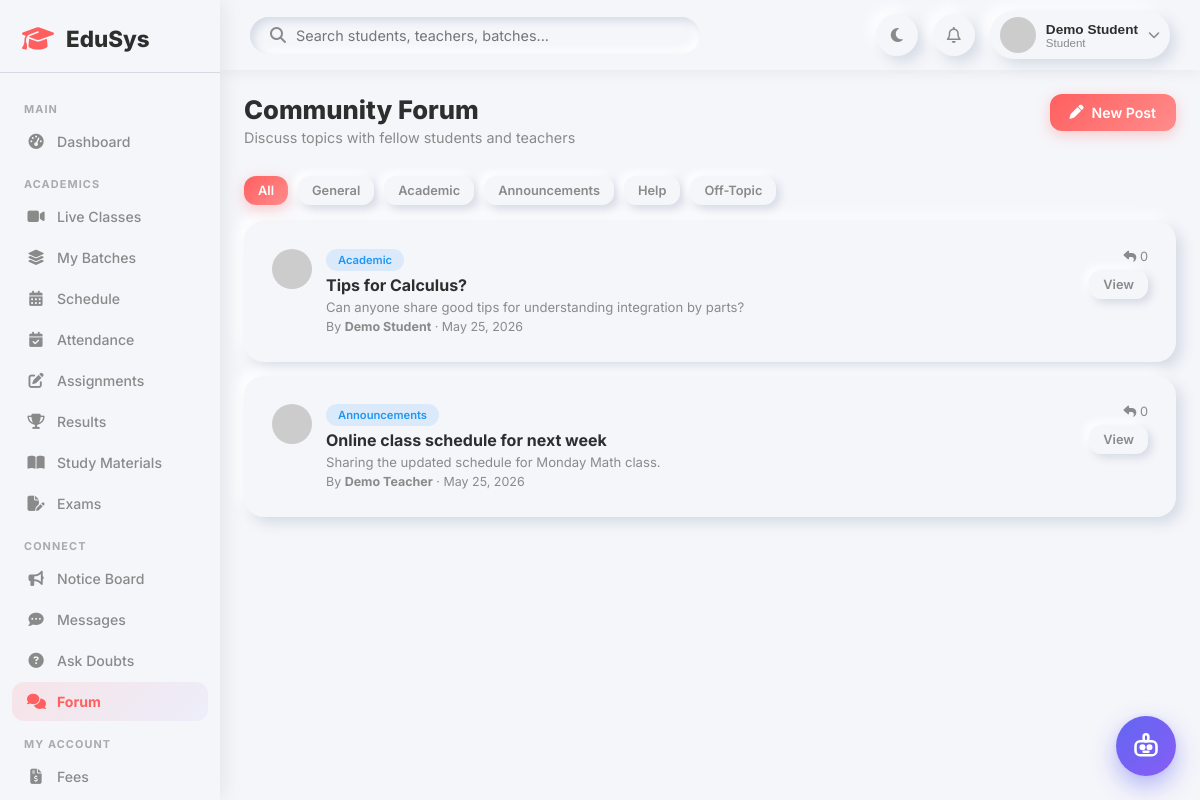
Page /student/forum.php (signed in) on the committed database.
### tables this page shows
CREATE TABLE `forum_posts` (
  `id` int(11) NOT NULL,
  `user_id` int(11) NOT NULL,
  `title` varchar(200) NOT NULL,
  `content` text NOT NULL,
  `category` varchar(100) DEFAULT 'General',
  `likes` int(11) DEFAULT 0,
  `replies_count` int(11) DEFAULT 0,
  `is_pinned` tinyint(1) DEFAULT 0,
  `created_at` timestamp NOT NULL DEFAULT current_timestamp()
);

CREATE TABLE `users` (
  `id` int(11) NOT NULL,
  `name` varchar(150) NOT NULL,
  `email` varchar(150) NOT NULL,
  `password` varchar(255) NOT NULL,
  `role` enum('admin','teacher','student') NOT NULL DEFAULT 'student',
  `avatar` varchar(255) DEFAULT NULL,
  `status` enum('active','inactive','pending') DEFAULT 'active',
  `created_at` timestamp NOT NULL DEFAULT current_timestamp(),
  `updated_at` timestamp NOT NULL DEFAULT current_timestamp() ON UPDATE current_timestamp()
);

### student/forum.php (the view, shortened to what this page needs)
<?php
require_once '../includes/header.php';
$view_post = (int)($_GET['post'] ?? 0);
$cat_f     = $_GET['cat'] ?? '';
$where     = $cat_f ? "WHERE category='" . $conn->real_escape_string($cat_f) . "'" : '';
$posts     = $conn->query("SELECT fp.*, u.name as author_name, u.role as author_role FROM forum_posts fp JOIN users u ON fp.user_id=u.id $where ORDER BY fp.is_pinned DESC, fp.created_at DESC");
$categories = ['General','Academic','Announcements','Help','Off-Topic'];
?>
<div class="page-header">
    <div><h1>Community Forum</h1><p>Discuss topics with fellow students and teachers</p></div>
    <div class="page-actions"><button class="btn btn-primary" onclick="openModal('newPostModal')"><i class="fa-solid fa-pen"></i> New Post</button></div>
</div>
<?php if ($view_post):
    $post_res = $conn->query("SELECT fp.*, u.name as author_name FROM forum_posts fp JOIN users u ON fp.user_id=u.id WHERE fp.id=$view_post");
    $post = $post_res ? $post_res->fetch_assoc() : null;
    if ($post):
    $replies = $conn->query("SELECT fr.*, u.name as author_name, u.role FROM forum_replies fr JOIN users u ON fr.user_id=u.id WHERE fr.post_id=$view_post ORDER BY fr.created_at ASC");
?>
<div class="form-card" style="margin-bottom:20px;">
    <a href="forum.php" style="color:var(--primary);text-decoration:none;font-size:0.85rem;"><i class="fa-solid fa-arrow-left"></i> Back to Forum</a>
    <h3 style="margin:16px 0 8px;"><?= htmlspecialchars($post['title']) ?></h3>
    <p style="font-size:0.82rem;color:var(--text-secondary);margin-bottom:16px;">
        <strong><?= htmlspecialchars($post['author_name']) ?></strong> · <?= date('M d, Y', strtotime($post['created_at'])) ?> · <span class="badge-pill badge-info"><?= $post['category'] ?></span>
    </p>
    <div style="padding:16px;background:var(--background);border-radius:12px;box-shadow:var(--neu-sm);font-size:0.9rem;line-height:1.7;">
        <?= nl2br(htmlspecialchars($post['content'])) ?>
    </div>
</div>
<div class="form-card" style="margin-bottom:20px;">
    <h4 style="margin-bottom:16px;"><?= $replies ? $replies->num_rows : 0 ?> Replies</h4>
    <?php if ($replies && $replies->num_rows === 0): ?>
    <p class="empty-msg">No replies yet. Be the first to reply!</p>
    <?php elseif ($replies): ?>
    <?php while ($r = $replies->fetch_assoc()): ?>
    <div style="display:flex;gap:14px;margin-bottom:16px;padding-bottom:16px;border-bottom:1px solid var(--shadow-dark);">
        <img src="https://i.pravatar.cc/36?u=<?= $r['user_id'] ?>" style="width:36px;height:36px;border-radius:50%;flex-shrink:0;">
        <div>
            <strong style="font-size:0.88rem;"><?= htmlspecialchars($r['author_name']) ?></strong>
            <span class="badge-pill badge-info" style="font-size:0.7rem;margin-left:8px;"><?= ucfirst($r['role']) ?></span>
            <small style="color:var(--text-secondary);margin-left:8px;"><?= date('M d, Y h:i A', strtotime($r['created_at'])) ?></small>
            <p style="font-size:0.87rem;margin:6px 0 0;"><?= nl2br(htmlspecialchars($r['content'])) ?></p>
        </div>
    </div>
    <?php endwhile; ?>
    <?php endif; ?>
    <form method="POST" style="margin-top:16px;">
        <input type="hidden" name="action" value="reply">
        <input type="hidden" name="post_id" value="<?= $view_post ?>">
        <div class="form-group" style="margin-bottom:12px;"><label>Your Reply</label><textarea name="reply_content" class="form-control" rows="3" required placeholder="Share your thoughts..."></textarea></div>
        <button type="submit" class="btn btn-primary"><i class="fa-solid fa-paper-plane"></i> Post Reply</button>
    </form>
</div>
<?php endif; ?>
<?php else: ?>
<div style="display:flex;gap:10px;margin-bottom:16px;flex-wrap:wrap;">
    <a href="forum.php" class="btn <?= !$cat_f ? 'btn-primary' : 'btn-outline' ?> btn-sm">All</a>
    <?php foreach ($categories as $c): ?>
    <a href="?cat=<?= urlencode($c) ?>" class="btn <?= $cat_f === $c ? 'btn-primary' : 'btn-outline' ?> btn-sm"><?= $c ?></a>
    <?php endforeach; ?>
</div>
<?php if ($posts && $posts->num_rows === 0): ?>
<div class="chart-card"><p class="empty-msg">No posts yet. Start the conversation!</p></div>
<?php elseif ($posts): ?>
<?php while ($p = $posts->fetch_assoc()): ?>
<div class="form-card" style="margin-bottom:14px;">
    <div style="display:flex;align-items:flex-start;gap:14px;">
        <img src="https://i.pravatar.cc/40?u=<?= $p['user_id'] ?>" style="width:40px;height:40px;border-radius:50%;">
        <div style="flex:1;">
            <div style="display:flex;align-items:center;gap:8px;margin-bottom:4px;flex-wrap:wrap;">
                <span class="badge-pill badge-info" style="font-size:0.7rem;"><?= $p['category'] ?></span>
            </div>
            <a href="?post=<?= $p['id'] ?>" style="font-size:1rem;font-weight:700;color:var(--text-primary);text-decoration:none;"><?= htmlspecialchars($p['title']) ?></a>
            <p style="font-size:0.82rem;color:var(--text-secondary);margin:4px 0;"><?= mb_strimwidth(htmlspecialchars($p['content']),0,120,'...') ?></p>
            <p style="font-size:0.78rem;color:var(--text-secondary);margin:0;">
                By <strong><?= htmlspecialchars($p['author_name']) ?></strong> · <?= date('M d, Y', strtotime($p['created_at'])) ?>
            </p>
        </div>
        <div style="text-align:right;flex-shrink:0;">
            <p style="font-size:0.8rem;color:var(--text-secondary);margin:0;"><i class="fa-solid fa-reply"></i> <?= $p['replies_count'] ?></p>
            <a href="?post=<?= $p['id'] ?>" class="btn btn-outline btn-sm" style="margin-top:6px;">View</a>
        </div>
    </div>
</div>
<?php endwhile; ?>
<?php endif; ?>
<?php endif; ?>
<?php require_once '../includes/footer.php'; ?>

### css/dashboard.css (style rules this page uses)
:root { --primary: #FF5F5F; --secondary: #6C63FF; --background: #F5F6FA; --text-primary: #2E2E2E; --text-secondary: #8A8A8A; --shadow-light: #ffffff; --shadow-dark: #d5dbe5; --neu: 6px 6px 14px var(--shadow-dark), -6px -6px 14px var(--shadow-light); --neu-sm: 4px 4px 8px var(--shadow-dark), -4px -4px 8px var(--shadow-light); --neu-in: inset 4px 4px 8px var(--shadow-dark), inset -4px -4px 8px var(--shadow-light); --success: #4CAF50; --danger: #FF5252; --warning: #FF9800; --info: #2196F3; --sidebar-width: 260px; }
* { margin: 0; padding: 0; box-sizing: border-box; }
body { font-family: 'Inter', sans-serif; background: var(--background); color: var(--text-primary); transition: background 0.3s, color 0.3s; }
.page-header { display: flex; justify-content: space-between; align-items: flex-start; margin-bottom: 30px; flex-wrap: wrap; gap: 15px; }
.page-header h1 { font-size: 1.6rem; font-weight: 800; }
.page-header p { color: var(--text-secondary); font-size: 0.9rem; margin-top: 4px; }
.page-actions { display: flex; gap: 12px; flex-wrap: wrap; }
.badge-pill { display: inline-block; padding: 4px 12px; border-radius: 20px; font-size: 0.75rem; font-weight: 600; }
.badge-info { background: rgba(33,150,243,0.12); color: var(--info); }
.btn { display: inline-flex; align-items: center; gap: 8px; padding: 10px 20px; border-radius: 12px; border: none; font-family: 'Inter', sans-serif; font-size: 0.88rem; font-weight: 600; cursor: pointer; transition: all 0.2s ease; text-decoration: none; }
.btn-primary { background: linear-gradient(135deg, var(--primary), #ff8c8c); color: white; box-shadow: 0 4px 14px rgba(255,95,95,0.3); }
.btn-outline { background: var(--background); box-shadow: var(--neu-sm); color: var(--text-secondary); }
.btn-sm { padding: 7px 14px; font-size: 0.8rem; }
.form-card { background: var(--background); border-radius: 20px; box-shadow: var(--neu); padding: 28px; margin-bottom: 25px; }

### css/responsive.css (style rules this page uses)
@media (max-width: 1200px) { :root { --sidebar-width: 220px; } }

### includes/chatbot_widget.php (style rules this page uses)
:root { --edubot-primary: #6366f1; --edubot-primary-hover: #4f46e5; --edubot-secondary: #8b5cf6; --edubot-accent: #06b6d4; --edubot-bg: #ffffff; --edubot-surface: #f8fafc; --edubot-border: #e2e8f0; --edubot-text: #1e293b; --edubot-text-muted: #64748b; --edubot-bot-bubble: #f1f5f9; --edubot-bot-text: #1e293b; --edubot-user-bubble: linear-gradient(135deg, #6366f1, #8b5cf6); --edubot-shadow: 0 20px 45px -10px rgba(99, 102, 241, 0.25), 0 10px 20px -5px rgba(0, 0, 0, 0.08); }

### rows in the picture
forum_posts: category "Academic", title "Tips for Calculus?", content "Can anyone share good tips for understanding integration by parts?", user.name "Demo Student", created_at "May 25, 2026", replies_count "0"
forum_posts: category "Announcements", title "Online class schedule for next week", content "Sharing the updated schedule for Monday Math class.", user.name "Demo Teacher", created_at "May 25, 2026", replies_count "0"

### other values in the picture
$name "Demo Student"
$role "Student"
$c "General"
$c "Academic"
$c "Announcements"
$c "Help"
$c "Off-Topic"
